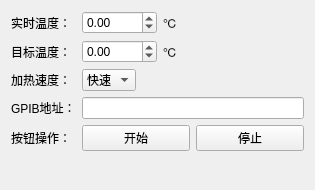
<?xml version="1.0" encoding="UTF-8"?>
<ui version="4.0">
 <class>Widget</class>
 <widget class="QWidget" name="Widget">
  <property name="geometry">
   <rect>
    <x>0</x>
    <y>0</y>
    <width>315</width>
    <height>190</height>
   </rect>
  </property>
  <property name="windowTitle">
   <string>Widget</string>
  </property>
  <layout class="QHBoxLayout" name="horizontalLayout_4">
   <item>
    <layout class="QFormLayout" name="formLayout">
     <item row="0" column="0">
      <widget class="QLabel" name="label">
       <property name="text">
        <string>实时温度：</string>
       </property>
      </widget>
     </item>
     <item row="0" column="1">
      <layout class="QHBoxLayout" name="horizontalLayout">
       <item>
        <widget class="QDoubleSpinBox" name="ds_temp_display">
         <property name="decimals">
          <number>2</number>
         </property>
         <property name="minimum">
          <double>-1000.000000000000000</double>
         </property>
         <property name="maximum">
          <double>1000.000000000000000</double>
         </property>
        </widget>
       </item>
       <item>
        <widget class="QLabel" name="label_4">
         <property name="text">
          <string>℃</string>
         </property>
        </widget>
       </item>
       <item>
        <spacer name="horizontalSpacer">
         <property name="orientation">
          <enum>Qt::Horizontal</enum>
         </property>
         <property name="sizeHint" stdset="0">
          <size>
           <width>40</width>
           <height>20</height>
          </size>
         </property>
        </spacer>
       </item>
      </layout>
     </item>
     <item row="1" column="0">
      <widget class="QLabel" name="label_2">
       <property name="text">
        <string>目标温度：</string>
       </property>
      </widget>
     </item>
     <item row="1" column="1">
      <layout class="QHBoxLayout" name="horizontalLayout_3">
       <item>
        <widget class="QDoubleSpinBox" name="ds_temp_goal">
         <property name="decimals">
          <number>2</number>
         </property>
         <property name="minimum">
          <double>-1000.000000000000000</double>
         </property>
         <property name="maximum">
          <double>1000.000000000000000</double>
         </property>
        </widget>
       </item>
       <item>
        <widget class="QLabel" name="label_5">
         <property name="text">
          <string>℃</string>
         </property>
        </widget>
       </item>
       <item>
        <spacer name="horizontalSpacer_2">
         <property name="orientation">
          <enum>Qt::Horizontal</enum>
         </property>
         <property name="sizeHint" stdset="0">
          <size>
           <width>40</width>
           <height>20</height>
          </size>
         </property>
        </spacer>
       </item>
      </layout>
     </item>
     <item row="2" column="0">
      <widget class="QLabel" name="label_6">
       <property name="text">
        <string>加热速度：</string>
       </property>
      </widget>
     </item>
     <item row="2" column="1">
      <layout class="QHBoxLayout" name="horizontalLayout_5">
       <item>
        <widget class="QComboBox" name="cb_speed">
         <item>
          <property name="text">
           <string>快速</string>
          </property>
         </item>
         <item>
          <property name="text">
           <string>慢速</string>
          </property>
         </item>
        </widget>
       </item>
       <item>
        <spacer name="horizontalSpacer_3">
         <property name="orientation">
          <enum>Qt::Horizontal</enum>
         </property>
         <property name="sizeHint" stdset="0">
          <size>
           <width>40</width>
           <height>20</height>
          </size>
         </property>
        </spacer>
       </item>
      </layout>
     </item>
     <item row="4" column="0">
      <widget class="QLabel" name="label_3">
       <property name="text">
        <string>按钮操作：</string>
       </property>
      </widget>
     </item>
     <item row="4" column="1">
      <layout class="QHBoxLayout" name="horizontalLayout_2">
       <item>
        <widget class="QPushButton" name="pb_start">
         <property name="text">
          <string>开始</string>
         </property>
        </widget>
       </item>
       <item>
        <widget class="QPushButton" name="pb_stop">
         <property name="text">
          <string>停止</string>
         </property>
        </widget>
       </item>
      </layout>
     </item>
     <item row="3" column="0">
      <widget class="QLabel" name="label_7">
       <property name="text">
        <string>GPIB地址：</string>
       </property>
      </widget>
     </item>
     <item row="3" column="1">
      <widget class="QLineEdit" name="le_addr_gpib"/>
     </item>
    </layout>
   </item>
  </layout>
 </widget>
 <resources/>
 <connections/>
</ui>
